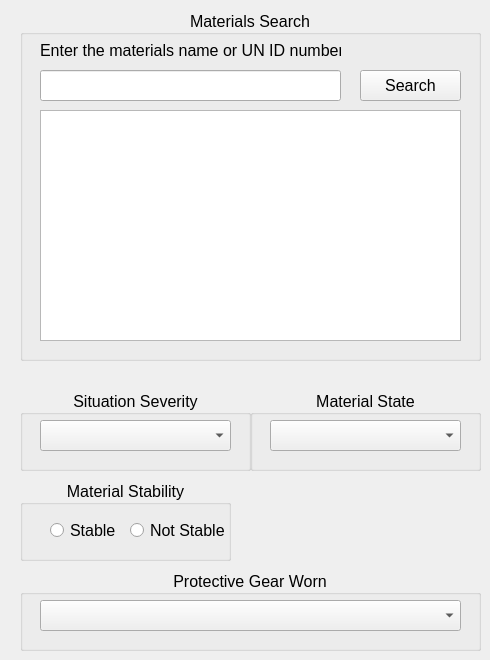
     <widget class="QWidget" name="expo_haz_page">
      <widget class="QGroupBox" name="situation_sev_gb">
       <property name="geometry">
        <rect>
         <x>20</x>
         <y>390</y>
         <width>231</width>
         <height>81</height>
        </rect>
       </property>
       <property name="font">
        <font>
         <pointsize>12</pointsize>
        </font>
       </property>
       <property name="title">
        <string>Situation Severity</string>
       </property>
       <property name="alignment">
        <set>Qt::AlignCenter</set>
       </property>
       <property name="flat">
        <bool>false</bool>
       </property>
       <property name="checkable">
        <bool>false</bool>
       </property>
       <widget class="QComboBox" name="situation_sev_cmb">
        <property name="geometry">
         <rect>
          <x>20</x>
          <y>30</y>
          <width>191</width>
          <height>31</height>
         </rect>
        </property>
        <property name="font">
         <font>
          <pointsize>10</pointsize>
          <bold>true</bold>
         </font>
        </property>
        <property name="cursor">
         <cursorShape>ArrowCursor</cursorShape>
        </property>
        <property name="placeholderText">
         <string/>
        </property>
        <item>
         <property name="text">
          <string/>
         </property>
        </item>
        <item>
         <property name="text">
          <string>Small Spill (&gt; 55 gallons)</string>
         </property>
        </item>
        <item>
         <property name="text">
          <string>Large Spill (&lt; 55 gallons)</string>
         </property>
        </item>
       </widget>
      </widget>
      <widget class="QGroupBox" name="mats_search_gb">
       <property name="geometry">
        <rect>
         <x>20</x>
         <y>10</y>
         <width>461</width>
         <height>351</height>
        </rect>
       </property>
       <property name="font">
        <font>
         <pointsize>12</pointsize>
        </font>
       </property>
       <property name="title">
        <string>Materials Search</string>
       </property>
       <property name="alignment">
        <set>Qt::AlignCenter</set>
       </property>
       <widget class="QLineEdit" name="mats_line_edit">
        <property name="geometry">
         <rect>
          <x>20</x>
          <y>60</y>
          <width>301</width>
          <height>31</height>
         </rect>
        </property>
       </widget>
       <widget class="QPushButton" name="mats_search_btn">
        <property name="geometry">
         <rect>
          <x>340</x>
          <y>60</y>
          <width>101</width>
          <height>31</height>
         </rect>
        </property>
        <property name="text">
         <string>Search</string>
        </property>
       </widget>
       <widget class="QListWidget" name="mats_lists_widget">
        <property name="geometry">
         <rect>
          <x>20</x>
          <y>100</y>
          <width>421</width>
          <height>231</height>
         </rect>
        </property>
        <property name="frameShadow">
         <enum>QFrame::Sunken</enum>
        </property>
        <property name="selectionMode">
         <enum>QAbstractItemView::SingleSelection</enum>
        </property>
        <property name="wordWrap">
         <bool>true</bool>
        </property>
       </widget>
       <widget class="QLabel" name="label">
        <property name="geometry">
         <rect>
          <x>20</x>
          <y>30</y>
          <width>301</width>
          <height>20</height>
         </rect>
        </property>
        <property name="text">
         <string>Enter the materials name or UN ID number</string>
        </property>
       </widget>
      </widget>
      <widget class="QGroupBox" name="mat_state_gb">
       <property name="geometry">
        <rect>
         <x>250</x>
         <y>390</y>
         <width>231</width>
         <height>81</height>
        </rect>
       </property>
       <property name="font">
        <font>
         <pointsize>12</pointsize>
        </font>
       </property>
       <property name="title">
        <string>Material State</string>
       </property>
       <property name="alignment">
        <set>Qt::AlignCenter</set>
       </property>
       <property name="flat">
        <bool>false</bool>
       </property>
       <property name="checkable">
        <bool>false</bool>
       </property>
       <widget class="QComboBox" name="mat_state_cmb">
        <property name="geometry">
         <rect>
          <x>20</x>
          <y>30</y>
          <width>191</width>
          <height>31</height>
         </rect>
        </property>
        <property name="font">
         <font>
          <pointsize>10</pointsize>
          <bold>true</bold>
         </font>
        </property>
        <property name="cursor">
         <cursorShape>ArrowCursor</cursorShape>
        </property>
        <property name="placeholderText">
         <string/>
        </property>
        <item>
         <property name="text">
          <string/>
         </property>
        </item>
        <item>
         <property name="text">
          <string>Combustable</string>
         </property>
        </item>
        <item>
         <property name="text">
          <string>Dust</string>
         </property>
        </item>
        <item>
         <property name="text">
          <string>Flood Water</string>
         </property>
        </item>
        <item>
         <property name="text">
          <string>Heavy Mist</string>
         </property>
        </item>
        <item>
         <property name="text">
          <string>Heavy Particulate</string>
         </property>
        </item>
        <item>
         <property name="text">
          <string>Liquid</string>
         </property>
        </item>
        <item>
         <property name="text">
          <string>Solid</string>
         </property>
        </item>
        <item>
         <property name="text">
          <string>Vapor/Gas</string>
         </property>
        </item>
       </widget>
      </widget>
      <widget class="QGroupBox" name="mat_stable_gb">
       <property name="geometry">
        <rect>
         <x>20</x>
         <y>480</y>
         <width>211</width>
         <height>81</height>
        </rect>
       </property>
       <property name="font">
        <font>
         <pointsize>12</pointsize>
        </font>
       </property>
       <property name="title">
        <string>Material Stability</string>
       </property>
       <property name="alignment">
        <set>Qt::AlignCenter</set>
       </property>
       <property name="flat">
        <bool>false</bool>
       </property>
       <property name="checkable">
        <bool>false</bool>
       </property>
       <widget class="QRadioButton" name="mat_stable_radio_btn">
        <property name="geometry">
         <rect>
          <x>30</x>
          <y>40</y>
          <width>71</width>
          <height>20</height>
         </rect>
        </property>
        <property name="text">
         <string>Stable</string>
        </property>
       </widget>
       <widget class="QRadioButton" name="mat_not_stable_radio_btn">
        <property name="geometry">
         <rect>
          <x>110</x>
          <y>40</y>
          <width>101</width>
          <height>20</height>
         </rect>
        </property>
        <property name="text">
         <string>Not Stable</string>
        </property>
       </widget>
      </widget>
      <widget class="QGroupBox" name="gear_worn_gb">
       <property name="geometry">
        <rect>
         <x>20</x>
         <y>570</y>
         <width>461</width>
         <height>81</height>
        </rect>
       </property>
       <property name="font">
        <font>
         <pointsize>12</pointsize>
        </font>
       </property>
       <property name="title">
        <string>Protective Gear Worn</string>
       </property>
       <property name="alignment">
        <set>Qt::AlignCenter</set>
       </property>
       <property name="flat">
        <bool>false</bool>
       </property>
       <property name="checkable">
        <bool>false</bool>
       </property>
       <widget class="QComboBox" name="gear_worn_cmb">
        <property name="geometry">
         <rect>
          <x>20</x>
          <y>30</y>
          <width>421</width>
          <height>31</height>
         </rect>
        </property>
        <property name="font">
         <font>
          <pointsize>9</pointsize>
          <bold>true</bold>
         </font>
        </property>
        <property name="cursor">
         <cursorShape>ArrowCursor</cursorShape>
        </property>
        <property name="maxVisibleItems">
         <number>5</number>
        </property>
        <property name="placeholderText">
         <string/>
        </property>
        <property name="modelColumn">
         <number>0</number>
        </property>
        <item>
         <property name="text">
          <string/>
         </property>
        </item>
        <item>
         <property name="text">
          <string>Level A - Full skin, respiratory, and eye protection</string>
         </property>
        </item>
        <item>
         <property name="text">
          <string>Level B - Full respiratory protection &amp; lesser amount of skin protection</string>
         </property>
        </item>
        <item>
         <property name="text">
          <string>Level C - Necessary respiratory protection for known airborne substances</string>
         </property>
        </item>
        <item>
         <property name="text">
          <string>Level D - Work uniform (Minimal protection)</string>
         </property>
        </item>
       </widget>
      </widget>
     </widget>
